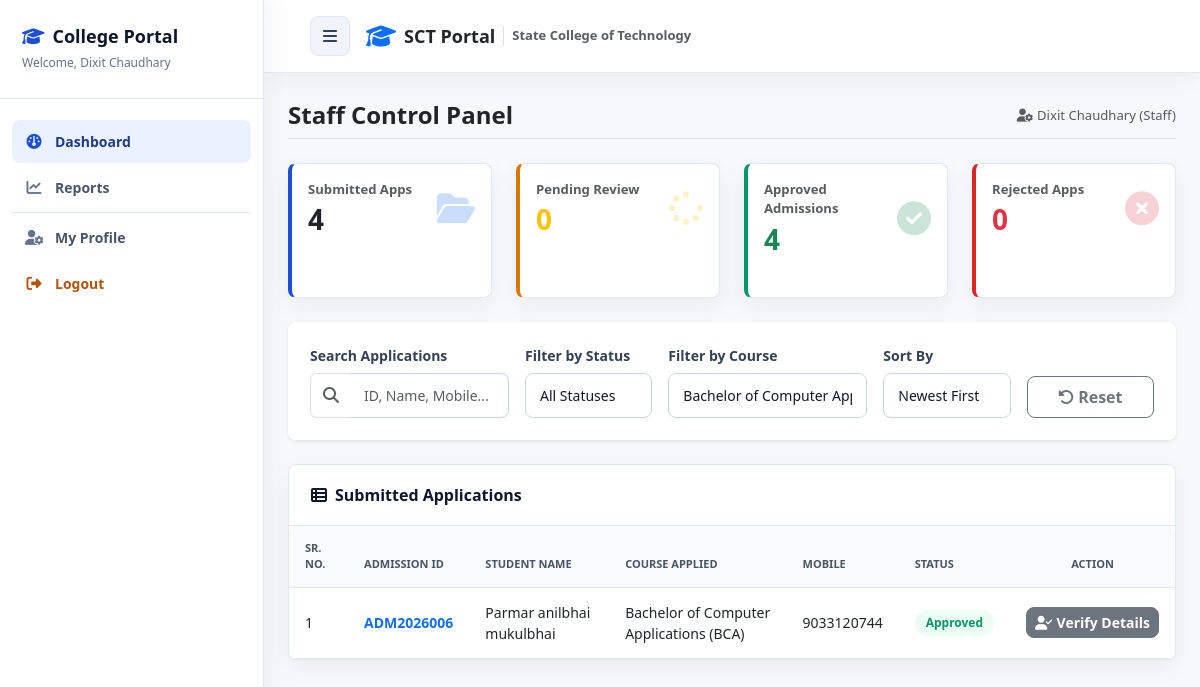
/admission/staff/dashboard.php?course_filter=2 (signed in), run on the app's committed database.
### tables this page shows
CREATE TABLE `students` (
  `student_id` int NOT NULL AUTO_INCREMENT,
  `user_id` int NOT NULL,
  `admission_no` varchar(20) NOT NULL,
  `full_name` varchar(100) DEFAULT NULL,
  `father_name` varchar(100) DEFAULT NULL,
  `mother_name` varchar(100) DEFAULT NULL,
  `gender` enum('Male','Female','Other') NOT NULL,
  `dob` date NOT NULL,
  `category` varchar(50) NOT NULL,
  `mobile` varchar(15) NOT NULL,
  `email` varchar(100) NOT NULL,
  `address` text NOT NULL,
  `city` varchar(50) NOT NULL,
  `state` varchar(50) NOT NULL,
  `pincode` varchar(10) NOT NULL,
  `tenth_percentage` decimal(5,2) NOT NULL,
  `twelfth_percentage` decimal(5,2) NOT NULL,
  `school_name` varchar(150) NOT NULL,
  `passing_year` int NOT NULL,
  `course_id` int DEFAULT NULL,
  `status` enum('Pending','Approved','Rejected') NOT NULL DEFAULT 'Pending',
  `is_submitted` tinyint(1) NOT NULL DEFAULT '0',
  `created_at` timestamp NOT NULL DEFAULT CURRENT_TIMESTAMP,
  `payment_status` enum('Unpaid','Paid') NOT NULL DEFAULT 'Unpaid',
  `transaction_id` varchar(100) DEFAULT NULL,
  PRIMARY KEY (`student_id`),
  UNIQUE KEY `admission_no` (`admission_no`),
  UNIQUE KEY `mobile` (`mobile`),
  UNIQUE KEY `email` (`email`),
  KEY `user_id` (`user_id`),
  KEY `course_id` (`course_id`),
  CONSTRAINT `students_ibfk_1` FOREIGN KEY (`user_id`) REFERENCES `users` (`user_id`) ON DELETE CASCADE,
  CONSTRAINT `students_ibfk_2` FOREIGN KEY (`course_id`) REFERENCES `courses` (`course_id`) ON DELETE SET NULL
);

CREATE TABLE `courses` (
  `course_id` int NOT NULL AUTO_INCREMENT,
  `course_name` varchar(100) NOT NULL,
  `department` varchar(100) NOT NULL,
  `semester` varchar(20) NOT NULL,
  `total_seats` int NOT NULL DEFAULT '60',
  PRIMARY KEY (`course_id`)
);

### admission/staff/dashboard.php (the view, shortened to what this page needs)
<?php
require_once '../includes/db_connect.php';
require_once '../includes/auth.php';
$search = isset($_GET['search']) ? trim($_GET['search']) : '';
$course_filter = isset($_GET['course_filter']) ? trim($_GET['course_filter']) : '';
$sort_by = isset($_GET['sort_by']) ? trim($_GET['sort_by']) : 'newest';
try {
    $stats = [
        'total' => $pdo->query("SELECT COUNT(*) FROM students WHERE is_submitted = 1")->fetchColumn(),
        'pending' => $pdo->query("SELECT COUNT(*) FROM students WHERE is_submitted = 1 AND status = 'Pending'")->fetchColumn(),
        'approved' => $pdo->query("SELECT COUNT(*) FROM students WHERE is_submitted = 1 AND status = 'Approved'")->fetchColumn(),
        'rejected' => $pdo->query("SELECT COUNT(*) FROM students WHERE is_submitted = 1 AND status = 'Rejected'")->fetchColumn()
    ];
    $courses_list = $pdo->query("SELECT course_id, course_name FROM courses ORDER BY course_name ASC")->fetchAll();
    $query = "
        SELECT s.*, c.course_name
        FROM students s
        LEFT JOIN courses c ON s.course_id = c.course_id
        WHERE s.is_submitted = 1
    ";
    $params = [];
    if (!empty($course_filter)) {
        $query .= " AND s.course_id = :course_filter";
        $params['course_filter'] = $course_filter;
    }
    $order_clause = " ORDER BY s.student_id DESC";
    $query .= $order_clause;
    $stmt = $pdo->prepare($query);
    $stmt->execute($params);
    $applications = $stmt->fetchAll();
} catch (PDOException $e) {
    die("Database Error: " . $e->getMessage());
}
include '../includes/header.php';
?>
<div class="wrapper">
    <?php include '../includes/sidebar.php'; ?>
    <div id="content">
        <div class="container-fluid">
            <div class="row g-4 mb-4">
                <div class="col-12 col-sm-6 col-md-3">
                    <div class="card bg-white p-3 stat-card courses h-100">
                        <div class="d-flex justify-content-between align-items-center">
                            <div>
                                <div class="text-muted small fw-bold">Submitted Apps</div>
                                <h3 class="fw-bold mb-0 mt-1"><?php echo $stats['total']; ?></h3>
                            </div>
                            <i class="fa-solid fa-folder-open stat-icon text-primary"></i>
                        </div>
                    </div>
                </div>
                <div class="col-12 col-sm-6 col-md-3">
                    <div class="card bg-white p-3 stat-card pending h-100">
                        <div class="d-flex justify-content-between align-items-center">
                            <div>
                                <div class="text-muted small fw-bold">Pending Review</div>
                                <h3 class="fw-bold mb-0 mt-1 text-warning"><?php echo $stats['pending']; ?></h3>
                            </div>
                            <i class="fa-solid fa-spinner fa-spin stat-icon text-warning"></i>
                        </div>
                    </div>
                </div>
                <div class="col-12 col-sm-6 col-md-3">
                    <div class="card bg-white p-3 stat-card approved h-100">
                        <div class="d-flex justify-content-between align-items-center">
                            <div>
                                <div class="text-muted small fw-bold">Approved Admissions</div>
                                <h3 class="fw-bold mb-0 mt-1 text-success"><?php echo $stats['approved']; ?></h3>
                            </div>
                            <i class="fa-solid fa-circle-check stat-icon text-success"></i>
                        </div>
                    </div>
                </div>
                <div class="col-12 col-sm-6 col-md-3">
                    <div class="card bg-white p-3 stat-card rejected h-100">
                        <div class="d-flex justify-content-between align-items-center">
                            <div>
                                <div class="text-muted small fw-bold">Rejected Apps</div>
                                <h3 class="fw-bold mb-0 mt-1 text-danger"><?php echo $stats['rejected']; ?></h3>
                            </div>
                            <i class="fa-solid fa-circle-xmark stat-icon text-danger"></i>
                        </div>
                    </div>
                </div>
            </div>
            <div class="card mb-4 shadow-sm border-0">
                <div class="card-body">
                    <form action="dashboard.php" method="GET" class="row g-3 align-items-end">
                        <div class="col-12 col-sm-6 col-lg-3">
                            <label for="search" class="form-label">Search Applications</label>
                            <div class="input-group">
                                <span class="input-group-text bg-white border-end-0"><i class="fa-solid fa-magnifying-glass text-muted"></i></span>
                                <input type="text" class="form-control border-start-0" id="search" name="search"
                                    placeholder="ID, Name, Mobile..." value="<?php echo e($search); ?>">
                            </div>
                        </div>
                        <div class="col-6 col-sm-3 col-lg-2">
                            <label for="status_filter" class="form-label">Filter by Status</label>
                            <select class="form-select" id="status_filter" name="status_filter">
                                <option value="">All Statuses</option>
                            </select>
                        </div>
                        <div class="col-12 col-sm-6 col-lg-3">
                            <label for="course_filter" class="form-label">Filter by Course</label>
                            <select class="form-select" id="course_filter" name="course_filter">
                                <?php foreach ($courses_list as $c): ?>
                                    <option value="<?php echo $c['course_id']; ?>" <?php echo ($course_filter == $c['course_id']) ? 'selected' : ''; ?>>
                                        <?php echo e($c['course_name']); ?>
                                    </option>
                                <?php endforeach; ?>
                            </select>
                        </div>
                        <div class="col-6 col-sm-3 col-lg-2">
                            <label for="sort_by" class="form-label">Sort By</label>
                            <select class="form-select" id="sort_by" name="sort_by">
                                <option value="newest" <?php echo ($sort_by === 'newest') ? 'selected' : ''; ?>>Newest First</option>
                            </select>
                        </div>
                        <div class="col-12 col-sm-6 col-lg-2">
                            <a href="dashboard.php" class="btn btn-outline-secondary w-100 py-2" title="Reset"><i class="fa-solid fa-rotate-left me-1"></i>Reset</a>
                        </div>
                    </form>
                </div>
            </div>
            <div class="card">
                <div class="card-header">
                    <i class="fa-solid fa-table-list me-2"></i>Submitted Applications
                </div>
                <div class="card-body p-0">
                    <div class="table-responsive">
                        <table class="table table align-middle">
                            <thead>
                                <tr>
                                    <th>Sr. No.</th>
                                    <th>Admission ID</th>
                                    <th>Student Name</th>
                                    <th>Course Applied</th>
                                    <th>Mobile</th>
                                    <th>Status</th>
                                    <th class="text-center text-nowrap-action">Action</th>
                                </tr>
                            </thead>
                            <tbody>
                                <?php if (empty($applications)): ?>
                                    <tr>
                                        <td colspan="7" class="text-center text-muted py-4">No applications matching the criteria found.</td>
                                    </tr>
                                <?php else: ?>
                                    <?php $sr_no = 1; ?>
                                    <?php foreach ($applications as $app): ?>
                                        <tr>
                                            <td><?php echo $sr_no++; ?></td>
                                            <td class="fw-bold text-primary"><?php echo e($app['admission_no']); ?></td>
                                            <td><?php echo e($app['full_name']); ?></td>
                                            <td><?php echo e($app['course_name']); ?></td>
                                            <td><?php echo e($app['mobile']); ?></td>
                                            <td>
                                                <?php if ($app['status'] === 'Pending'): ?>
                                                    <span class="badge badge-pending">Pending</span>
                                                <?php elseif ($app['status'] === 'Approved'): ?>
                                                    <span class="badge badge-approved">Approved</span>
                                                <?php elseif ($app['status'] === 'Rejected'): ?>
                                                    <span class="badge badge-rejected">Rejected</span>
                                                <?php endif; ?>
                                            </td>
                                            <td class="text-center text-nowrap-action">
                                                <a href="verify.php?id=<?php echo $app['student_id']; ?>" class="btn btn-sm btn-secondary">
                                                    <i class="fa-solid fa-user-check me-1"></i>Verify Details
                                                </a>
                                            </td>
                                        </tr>
                                    <?php endforeach; ?>
                                <?php endif; ?>
                            </tbody>
                        </table>
                    </div>
                </div>
            </div>
        </div>
    </div>
</div>
<?php include '../includes/footer.php'; ?>

### admission/assets/css/style.css (style rules this page uses)
:root { --primary: #1d4ed8; --primary-dark: #1e3a8a; --teal: #0f766e; --amber: #b45309; --danger: #dc2626; --success: #059669; --warning: #d97706; --slate-950: #0f172a; --slate-800: #1e293b; --slate-700: #334155; --slate-600: #475569; --slate-500: #64748b; --slate-300: #cbd5e1; --slate-200: #e2e8f0; --slate-100: #f1f5f9; --slate-50: #f8fafc; --white: #ffffff; --radius: 8px; --shadow: 0 14px 34px rgba(15, 23, 42, 0.08); --soft-shadow: 0 8px 24px rgba(15, 23, 42, 0.05); --transition: 180ms ease; }
* { letter-spacing: 0; }
body { margin: 0; font-family: system-ui, -apple-system, BlinkMacSystemFont, "Segoe UI", Roboto, Helvetica, Arial, sans-serif; background: #f6f8fb; color: var(--slate-800); font-size: 15px; overflow-x: hidden; }
a { color: var(--primary); }
.wrapper { display: flex; width: 100%; min-height: 100vh; position: relative; }
#content { flex: 1; min-width: 0; width: 0; min-height: 100vh; background: #f6f8fb; transition: margin var(--transition); }
.container-fluid { padding-left: 24px; padding-right: 24px; }
.card { background: var(--white); border: 1px solid var(--slate-200); border-radius: var(--radius); box-shadow: var(--soft-shadow); margin-bottom: 24px; overflow: hidden; }
.card-header { background: var(--white); border-bottom: 1px solid var(--slate-200); color: var(--slate-950); font-size: 16px; font-weight: 800; padding: 18px 22px; }
.card-body { padding: 22px; }
.stat-card { border-left: 4px solid var(--primary); box-shadow: var(--soft-shadow); }
.stat-card.approved { border-left-color: var(--success); }
.stat-card.pending { border-left-color: var(--warning); }
.stat-card.rejected { border-left-color: var(--danger); }
.stat-card.courses { border-left-color: var(--primary); }
.stat-card .stat-icon { color: var(--slate-500); font-size: 34px; opacity: 0.22; }
.stat-card.approved .stat-icon { color: var(--success); }
.stat-card.pending .stat-icon { color: var(--warning); }
.stat-card.rejected .stat-icon { color: var(--danger); }
.stat-card.courses .stat-icon { color: var(--primary); }
.form-control, .form-select { background: var(--white); border: 1px solid var(--slate-300); border-radius: var(--radius); color: var(--slate-950); font-size: 14px; padding: 11px 14px; }
.form-label { color: var(--slate-700); font-size: 14px; font-weight: 700; margin-bottom: 7px; }
.btn { border-radius: var(--radius); font-weight: 700; }
.badge { border-radius: 999px; font-size: 12px; font-weight: 800; padding: 7px 11px; }
.badge-approved { background: #ecfdf5; color: var(--success); }
.table { color: var(--slate-700); margin-bottom: 0; }
.table th { background: var(--slate-50); border-bottom: 1px solid var(--slate-200); color: var(--slate-600); font-size: 11px; font-weight: 800; padding: 14px 16px; text-transform: uppercase; }
.table td { border-bottom: 1px solid var(--slate-200); font-size: 14px; padding: 14px 16px; vertical-align: middle; }
.table-responsive { border-radius: var(--radius); }
.card.h-100 { display: flex; flex-direction: column; }
.text-nowrap-action { white-space: nowrap !important; }
.table-responsive { width: 100%; overflow-x: auto; -webkit-overflow-scrolling: touch; border-radius: var(--radius); }

### data on the page
students: admission_no "ADM2026006", full_name "Parmar anilbhai mukulbhai", course.course_name "Bachelor of Computer Applications (BCA)", mobile "9033120744", status "Approved"

### other printed values
$user_name "Dixit Chaudhary"
$item['label'] "Dashboard"
$item['label'] "Reports"
$title "Staff Control Panel"
$actions "Dixit Chaudhary (Staff)"
$stats['total'] "4"
$stats['pending'] "0"
$stats['approved'] "4"
$stats['rejected'] "0"
form field course_filter "Bachelor of Computer Applications (BCA)"
